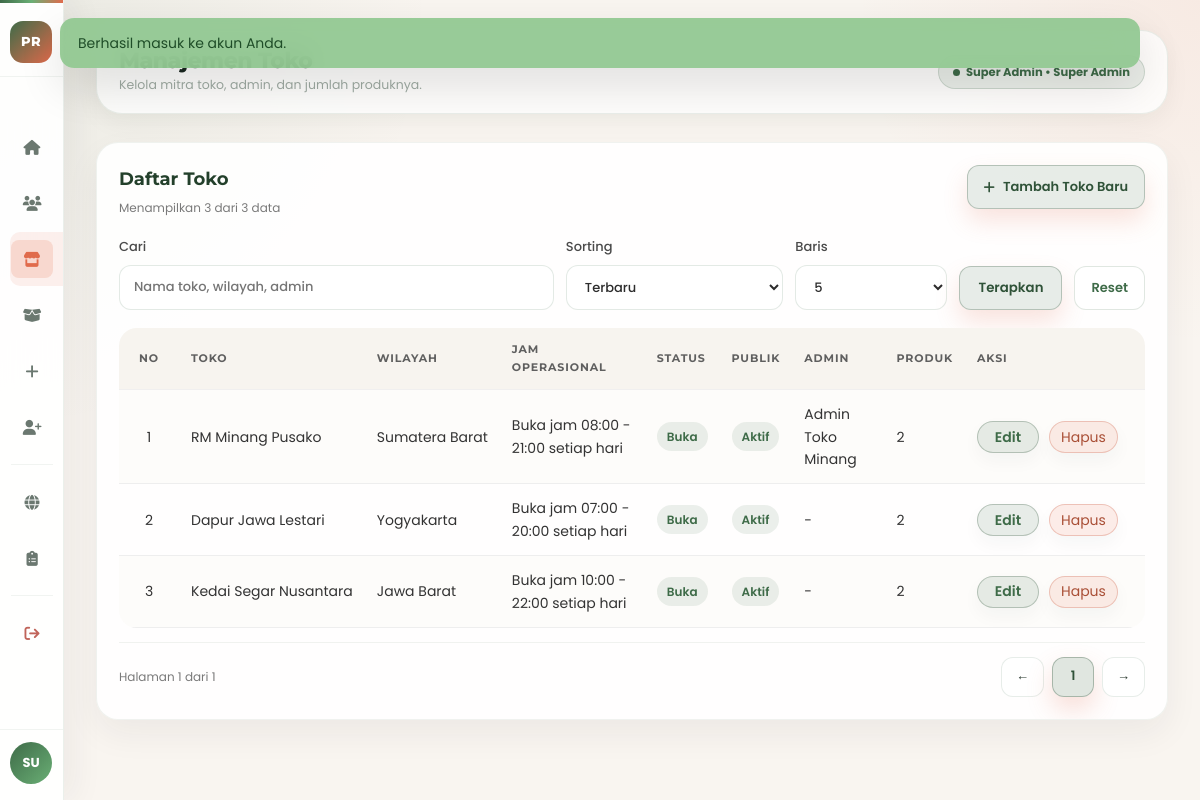
/admin-stores.php (signed in), run on the app's committed database.
### tables this page shows
CREATE TABLE IF NOT EXISTS users (
  id INT AUTO_INCREMENT PRIMARY KEY,
  name VARCHAR(120) NOT NULL,
  email VARCHAR(190) NOT NULL UNIQUE,
  password_hash VARCHAR(255) NOT NULL,
  profile_image VARCHAR(255) NULL,
  google_id VARCHAR(255) NULL,
  picture TEXT NULL,
  auth_provider ENUM('local','google') NOT NULL DEFAULT 'local',
  email_verified TINYINT(1) NOT NULL DEFAULT 0,
  email_verify_token VARCHAR(255) NULL,
  email_verify_expires DATETIME NULL,
  reset_token VARCHAR(255) NULL,
  reset_expires DATETIME NULL,
  role ENUM('user', 'store_admin', 'super_admin') NOT NULL DEFAULT 'user',
  store_id INT NULL,
  is_active TINYINT(1) NOT NULL DEFAULT 1,
  created_at DATETIME NOT NULL,
  updated_at DATETIME NOT NULL,
  CONSTRAINT fk_users_store FOREIGN KEY (store_id) REFERENCES stores(id) ON DELETE SET NULL
);

CREATE TABLE IF NOT EXISTS stores (
  id INT AUTO_INCREMENT PRIMARY KEY,
  name VARCHAR(120) NOT NULL,
  slug VARCHAR(140) NOT NULL UNIQUE,
  region VARCHAR(120) NOT NULL,
  address TEXT NOT NULL,
  whatsapp VARCHAR(30) NOT NULL,
  instagram VARCHAR(120) NOT NULL,
  description TEXT NOT NULL,
  operating_hours VARCHAR(500) NOT NULL DEFAULT 'Setiap hari, 08.00 - 21.00 WIB',
  cover_image VARCHAR(255) NOT NULL,
  is_open TINYINT(1) NOT NULL DEFAULT 1,
  is_active TINYINT(1) NOT NULL DEFAULT 1,
  created_at DATETIME NOT NULL,
  updated_at DATETIME NOT NULL
);

### config/database.php (called while the page is built, shortened)
<?php
function db(): PDO
{
    static $pdo = null;
    if ($pdo instanceof PDO) {
        return $pdo;
    }
    $host = '127.0.0.1';
    $port = 3306;
    $database = 'pusakarasa';
    $username = 'root';
    $password = '';
    $dsn = sprintf('mysql:host=%s;port=%d;dbname=%s;charset=utf8mb4', $host, $port, $database);
    $pdo = new PDO($dsn, $username, $password, [
        PDO::ATTR_ERRMODE => PDO::ERRMODE_EXCEPTION,
        PDO::ATTR_DEFAULT_FETCH_MODE => PDO::FETCH_ASSOC,
    ]);
    return $pdo;
}

### admin-stores.php (the view, shortened to what this page needs)
<?php
require_once __DIR__ . '/includes/bootstrap.php';
require_once __DIR__ . '/includes/admin-sidebar.php';
require_role(ROLE_SUPER_ADMIN);
$storeSearch = trim($_GET['store_search'] ?? '');
$storeSort = trim($_GET['store_sort'] ?? 'created_desc');
$storePage = max(1, (int) ($_GET['store_page'] ?? 1));
$storePerPage = max(1, (int) ($_GET['store_per_page'] ?? 8));
$stores = array_values(array_filter(all_stores_with_admins(), static function (array $item) use ($storeSearch): bool {
    if ($storeSearch === '') {
        return true;
    }
    $haystack = strtolower(($item['name'] ?? '') . ' ' . ($item['region'] ?? '') . ' ' . ($item['admins'] ?? ''));
    return strpos($haystack, strtolower($storeSearch)) !== false;
}));
usort($stores, static function (array $a, array $b) use ($storeSort): int {
    return match ($storeSort) {
        'name_asc' => strcmp((string) $a['name'], (string) $b['name']),
        'name_desc' => strcmp((string) $b['name'], (string) $a['name']),
        default => strcmp((string) $b['created_at'], (string) $a['created_at']),
    };
});
$storesPage = paginate_array($stores, $storePage, $storePerPage);
render_layout('Manajemen Toko', function (?array $user = null) use ($storeSearch, $storeSort, $storePerPage, $storesPage, $editingStore, $listingQuery, $listingUrl): void {
    $userName = (string) ($user['name'] ?? 'Super Admin');
    ?>
    <div class="shell">
      <?php render_admin_sidebar($user, 'stores'); ?>
      <main class="main">
        <div class="topbar">
          <div>
            <div class="topbar-heading">Manajemen Toko</div>
            <div class="topbar-sub">Kelola mitra toko, admin, dan jumlah produknya.</div>
          </div>
          <div class="pill-role"><?= e($userName) ?> &bull; Super Admin</div>
        </div>
        <section class="management-layout">
          <article class="table-card management-table-card">
            <div class="table-card-head">
              <div>
                <h3>Daftar Toko</h3>
                <div class="table-meta">Menampilkan <?= e((string) count($storesPage['items'])) ?> dari <?= e((string) $storesPage['total']) ?> data</div>
              </div>
              <a class="action-button-link" href="<?= e(base_path('admin-store-create.php')) ?>"><i class="fa-solid fa-plus" aria-hidden="true"></i>Tambah Toko Baru</a>
            </div>
            <form class="form-panel management-filters" method="get">
              <label>Cari
                <input type="search" name="store_search" value="<?= e($storeSearch) ?>" placeholder="Nama toko, wilayah, admin" />
              </label>
              <label>Sorting
                <select name="store_sort">
                  <option value="created_desc" <?= $storeSort === 'created_desc' ? 'selected' : '' ?>>Terbaru</option>
                </select>
              </label>
              <label>Baris
                <select name="store_per_page">
                  <?php foreach ([5, 10, 20, 50] as $amount): ?>
                    <option value="<?= e((string) $amount) ?>" <?= $storePerPage === $amount ? 'selected' : '' ?>><?= e((string) $amount) ?></option>
                  <?php endforeach; ?>
                </select>
              </label>
              <button type="submit">Terapkan</button>
              <a class="filter-reset" href="<?= e(base_path('admin-stores.php')) ?>">Reset</a>
            </form>
            <div class="table-scroll">
              <table class="data-table">
                <thead>
                  <tr><th>No</th><th>Toko</th><th>Wilayah</th><th>Jam Operasional</th><th>Status</th><th>Publik</th><th>Admin</th><th>Produk</th><th>Aksi</th></tr>
                </thead>
                <tbody>
                  <?php foreach ($storesPage['items'] as $index => $item): ?>
                    <tr>
                      <td><?= e((string) ($storesPage['offset'] + $index + 1)) ?></td>
                      <td><?= e($item['name']) ?></td>
                      <td><?= e($item['region']) ?></td>
                      <td><?= e(operating_hours_display($item['operating_hours'] ?? '')) ?></td>
                      <td><span class="store-status-badge <?= (int) ($item['is_open'] ?? 1) === 1 ? 'is-open' : 'is-closed' ?>"><?= (int) ($item['is_open'] ?? 1) === 1 ? 'Buka' : 'Tutup' ?></span></td>
                      <td><span class="store-status-badge <?= (int) ($item['is_active'] ?? 1) === 1 ? 'is-open' : 'is-closed' ?>"><?= (int) ($item['is_active'] ?? 1) === 1 ? 'Aktif' : 'Nonaktif' ?></span></td>
                      <td><?= e($item['admins'] ?: '-') ?></td>
                      <td><?= e((string) $item['product_count']) ?></td>
                      <td>
                        <div class="table-actions">
                          <a class="inline-link" href="<?= e(base_path('admin-stores.php?' . http_build_query(array_merge($_GET, ['edit' => $item['id']])))) ?>">Edit</a>
                          <form method="post" onsubmit="return confirm('Hapus toko ini? Semua produk, ulasan, dan statistik toko juga akan dihapus.')">
                            <button type="submit" class="inline-link product-delete-button">Hapus</button>
                          </form>
                        </div>
                      </td>
                    </tr>
                  <?php endforeach; ?>
                </tbody>
              </table>
            </div>
            <div class="table-pagination">
              <span class="table-meta">Halaman <?= e((string) $storesPage['page']) ?> dari <?= e((string) $storesPage['total_pages']) ?></span>
              <div class="page-nav">
                <a class="page-btn" href="<?= e(base_path('admin-stores.php?' . http_build_query(array_merge($_GET, ['store_page' => max(1, $storesPage['page'] - 1)])))) ?>">&larr;</a>
                <?php for ($p = max(1, $storesPage['page'] - 2); $p <= min($storesPage['total_pages'], $storesPage['page'] + 2); $p++): ?>
                  <a class="page-btn <?= $p === $storesPage['page'] ? 'is-active' : '' ?>" href="<?= e(base_path('admin-stores.php?' . http_build_query(array_merge($_GET, ['store_page' => $p])))) ?>"><?= e((string) $p) ?></a>
                <?php endfor; ?>
                <a class="page-btn" href="<?= e(base_path('admin-stores.php?' . http_build_query(array_merge($_GET, ['store_page' => min($storesPage['total_pages'], $storesPage['page'] + 1)])))) ?>">&rarr;</a>
              </div>
            </div>
          </article>
        </section>
      </main>
    </div>
    <?php
}, ['hide_header' => true, 'hide_footer' => true, 'dashboard_css' => true, 'body_class' => 'dashboard-body']);

### includes/admin-sidebar.php (shortened to what this page needs)
<?php
function render_admin_sidebar(?array $user, string $activePage): void
{
    $userName = (string) ($user['name'] ?? 'Super Admin');
    $links = [
        ['key' => 'dashboard', 'path' => 'admin-dashboard.php', 'icon' => 'fa-house', 'label' => 'Dashboard'],
        ['key' => 'users', 'path' => 'admin-users.php', 'icon' => 'fa-users', 'label' => 'Pengguna'],
        ['key' => 'stores', 'path' => 'admin-stores.php', 'icon' => 'fa-store', 'label' => 'Toko'],
        ['key' => 'products', 'path' => 'admin-products.php', 'icon' => 'fa-box-open', 'label' => 'Produk Platform'],
        ['key' => 'store-create', 'path' => 'admin-store-create.php', 'icon' => 'fa-plus', 'label' => 'Tambah Toko'],
        ['key' => 'admin-create', 'path' => 'admin-store-admin-create.php', 'icon' => 'fa-user-plus', 'label' => 'Buat Store Admin'],
    ];
    ?>
    <aside class="sidebar admin-sidebar">
      <div class="sidebar-brand">
        <span class="sidebar-brand-mark">PR</span>
      </div>
      <nav class="sidebar-nav" aria-label="Navigasi admin">
        <?php foreach ($links as $link): ?>
          <a href="<?= e(base_path($link['path'])) ?>" class="nav-link <?= $activePage === $link['key'] ? 'active' : '' ?>" title="<?= e($link['label']) ?>">
            <span class="nav-link-icon"><i class="fa-solid <?= e($link['icon']) ?>" aria-hidden="true"></i></span>
          </a>
        <?php endforeach; ?>
        <div class="nav-divider"></div>
        <a href="<?= e(base_path('index.php')) ?>" class="nav-link" title="Beranda">
          <span class="nav-link-icon"><i class="fa-solid fa-globe" aria-hidden="true"></i></span>
        </a>
        <a href="<?= e(base_path('katalog.php')) ?>" class="nav-link" title="Katalog">
          <span class="nav-link-icon"><i class="fa-solid fa-clipboard-list" aria-hidden="true"></i></span>
        </a>
        <div class="nav-divider"></div>
        <a href="<?= e(base_path('logout.php')) ?>" class="nav-link admin-logout" title="Keluar">
          <span class="nav-link-icon"><i class="fa-solid fa-arrow-right-from-bracket" aria-hidden="true"></i></span>
        </a>
      </nav>
      <div class="sidebar-footer">
        <div class="sidebar-user">
          <div class="sidebar-avatar"><?= e(strtoupper(substr($userName, 0, 2))) ?></div>
        </div>
      </div>
    </aside>
    <?php
}

### assets/css/variables.css (style rules this page uses)
:root { --color-primary: #e06b4c; --color-primary-dark: #c85f42; --color-primary-darker: #c9563e; --color-secondary: #3e6b48; --color-secondary-dark: #2f3e34; --color-green: #90c790; --color-green-dark: #7fbf7f; --color-yellow: #f2c94c; --color-orange: #d4956c; --color-beige: #b8b87c; --color-white: #ffffff; --color-off-white: #fdfcfb; --color-bg-light: #f9f5f0; --color-bg-gray: #f9f9f9; --color-bg-dark: #1f2a21; --color-text-primary: #333; --color-text-secondary: #555; --color-text-tertiary: #666; --color-text-light: #6b7280; --color-text-lighter: #9ca3af; --color-text-dark: #1f2937; --color-text-darker: #111827; --color-text-muted: #aaa; --color-text-white: #f2f2f2; --color-border-light: #f0f0f0; --color-border-gray: #e5e7eb; --color-border-medium: #ddd; --color-border-dark: #444; --color-border-rgba: rgba(0, 0, 0, 0.1); --color-border-rgba-medium: rgba(101, 93, 93, 0.2); --color-star: #f59e0b; --color-success: #00c853; --color-success-dark: #009b37; --color-info: #ff8a00; --color-info-dark: #d35400; --color-danger: #ff4f64; --color-danger-dark: #c61490; --gradient-hero: linear-gradient( 135deg, var(--color-primary) 0%, var(--color-orange) 30%, var(--color-beige) 60%, var(--color-green) 100% ); --gradient-border: linear-gradient( 270deg, var(--color-primary) 0%, #ff7b7b 50%, var(--color-green) 100% ); --gradient-button: rgba(62, 107, 72, 0.12); --gradient-button-hover: rgba(62, 107, 72, 0.18); --gradient-whatsapp: rgba(62, 107, 72, 0.12); --gradient-email: rgba(224, 107, 76, 0.12); --gradient-instagram: rgba(224, 107, 76, 0.12); --gradient-login-bg: linear-gradient( 159deg, rgba(224, 107, 76, 0.6) 0%, rgba(62, 107, 72, 0.6) 100% ); --shadow-sm: 0 2px 6px rgba(0, 0, 0, 0.1); --shadow-md: 0 4px 12px rgba(0, 0, 0, 0.1); --shadow-lg: 0 6px 12px rgba(0, 0, 0, 0.06); --shadow-xl: 0 8px 16px rgba(0, 0, 0, 0.12); --shadow-2xl: 0 8px 24px rgba(0, 0, 0, 0.3); --shadow-hero: 0 8px 16px rgba(0, 0, 0, 0.2); --shadow-text: 0 4px 12px rgba(0, 0, 0, 0.4); --shadow-text-strong: 0 4px 12px rgba(0, 0, 0, 0.8); --shadow-card: 0 10px 40px rgba(0, 0, 0, 0.2); --shadow-card-hover: 0 14px 50px rgba(0, 0, 0, 0.3); --shadow-login: 0 16px 40px rgba(0, 0, 0, 0.15); --opacity-overlay: 0.3; --opacity-blur: 0.55; --opacity-bg: 0.7; --opacity-bg-high: 0.9; --backdrop-blur: blur(10px); --backdrop-blur-strong: blur(35px); }

### assets/css/base.css (style rules this page uses)
* { margin: 0; padding: 0; box-sizing: border-box; }
html { scroll-behavior: smooth; }
body { font-family: "Poppins", sans-serif; background: var(--color-bg-light); color: var(--color-text-primary); line-height: 1.6; }
a { text-decoration: none; color: inherit; }

### assets/css/style.css (style rules this page uses)
* { margin: 0; padding: 0; box-sizing: border-box; }
body { font-family: "Poppins", sans-serif; background-color: #f9f9f9; overflow-x: hidden; }

### assets/css/app/discovery-catalog.css (style rules this page uses)
.store-links a, .contact-links a, .inline-link { color: #e06b4c; text-decoration: none; font-weight: 600; }
.search-form input, .search-form select, .form-panel input, .form-panel select, .form-panel textarea { width: 100%; padding: 12px 14px; border-radius: 12px; border: 1px solid #ddd; font-family: "Poppins", sans-serif; background: #fff; }
.search-form button, .form-panel button, .action-button { border: none; border-radius: 12px; padding: 12px 18px; background: #e06b4c; color: #fff; font-family: "Poppins", sans-serif; font-weight: 600; cursor: pointer; }

### assets/css/app/auth.css (style rules this page uses)
.form-panel { display: grid; gap: 14px; }
.form-panel label { display: grid; gap: 8px; color: #333; font-size: 14px; font-weight: 500; }

### assets/css/app/profile-table.css (style rules this page uses)
.table-card { background: #fff; border-radius: 18px; padding: 24px; box-shadow: 0 6px 18px rgba(0, 0, 0, 0.08); overflow-x: auto; }
.data-table { width: 100%; border-collapse: collapse; }
.data-table th, .data-table td { padding: 14px 12px; text-align: left; border-bottom: 1px solid #eee; font-size: 14px; }
.data-table th { color: #3e6b48; font-family: "Montserrat", sans-serif; }
.pill-role { display: inline-flex; align-items: center; padding: 6px 12px; border-radius: 999px; background: #f9f5f0; color: #555; font-size: 12px; font-weight: 600; }

### data on the page
users: name "SU", name "Super Admin"
stores: id "3", offset "3", name "Kedai Segar Nusantara", region "Jawa Barat", operating_hours "Buka jam 10:00 - 22:00 setiap hari", is_open "Buka", is_active "Aktif", admins "-", product_count "2"
stores: offset "1", name "RM Minang Pusako", region "Sumatera Barat", operating_hours "Buka jam 08:00 - 21:00 setiap hari", is_open "Buka", is_active "Aktif", admins "Admin Toko Minang", product_count "2"
stores: offset "2", name "Dapur Jawa Lestari", region "Yogyakarta", operating_hours "Buka jam 07:00 - 20:00 setiap hari", is_open "Buka", is_active "Aktif", admins "-", product_count "2"

### other printed values
$flash['message'] "Berhasil masuk ke akun Anda."
count($storesPage['items']) "3"
$storesPage['page'] "1"
$storesPage['total_pages'] "1"
form field store_per_page "5"
